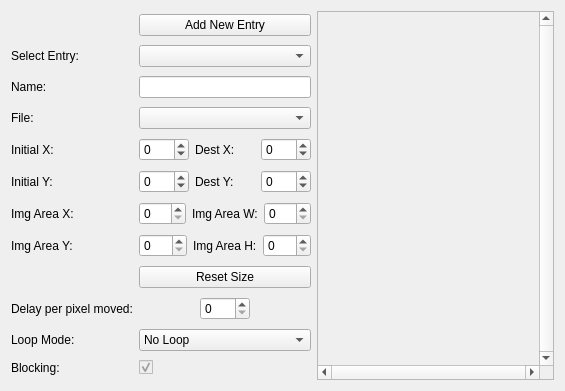
<?xml version="1.0" encoding="UTF-8"?>
<ui version="4.0">
 <class>tab_image</class>
 <widget class="QWidget" name="tab_image">
  <property name="geometry">
   <rect>
    <x>0</x>
    <y>0</y>
    <width>565</width>
    <height>391</height>
   </rect>
  </property>
  <property name="windowTitle">
   <string>Form</string>
  </property>
  <layout class="QVBoxLayout" name="verticalLayout_2">
   <item>
    <layout class="QHBoxLayout" name="horizontalLayout">
     <property name="topMargin">
      <number>0</number>
     </property>
     <item>
      <layout class="QGridLayout" name="gridLayout">
       <item row="4" column="0">
        <widget class="QLabel" name="label_4">
         <property name="text">
          <string>Initial X:</string>
         </property>
        </widget>
       </item>
       <item row="5" column="0">
        <widget class="QLabel" name="label_5">
         <property name="text">
          <string>Initial Y:</string>
         </property>
        </widget>
       </item>
       <item row="7" column="0">
        <widget class="QLabel" name="label_11">
         <property name="text">
          <string>Img Area Y:</string>
         </property>
        </widget>
       </item>
       <item row="6" column="0">
        <widget class="QLabel" name="label_10">
         <property name="text">
          <string>Img Area X:</string>
         </property>
        </widget>
       </item>
       <item row="11" column="0">
        <widget class="QLabel" name="label_14">
         <property name="text">
          <string>Loop Mode:</string>
         </property>
        </widget>
       </item>
       <item row="12" column="0">
        <widget class="QLabel" name="label_9">
         <property name="text">
          <string>Blocking:</string>
         </property>
        </widget>
       </item>
       <item row="10" column="0">
        <widget class="QLabel" name="label_8">
         <property name="text">
          <string>Delay per pixel moved:</string>
         </property>
        </widget>
       </item>
       <item row="1" column="0">
        <widget class="QLabel" name="label">
         <property name="text">
          <string>Select Entry:</string>
         </property>
        </widget>
       </item>
       <item row="2" column="0">
        <widget class="QLabel" name="label_2">
         <property name="text">
          <string>Name:</string>
         </property>
        </widget>
       </item>
       <item row="3" column="0">
        <widget class="QLabel" name="label_3">
         <property name="text">
          <string>File:</string>
         </property>
        </widget>
       </item>
       <item row="4" column="1">
        <layout class="QHBoxLayout" name="horizontalLayout_2">
         <property name="leftMargin">
          <number>0</number>
         </property>
         <item>
          <widget class="QSpinBox" name="init_x_spinBox">
           <property name="maximumSize">
            <size>
             <width>50</width>
             <height>16777215</height>
            </size>
           </property>
           <property name="minimum">
            <number>-999</number>
           </property>
           <property name="maximum">
            <number>999</number>
           </property>
          </widget>
         </item>
         <item>
          <widget class="QLabel" name="label_6">
           <property name="text">
            <string>Dest X:</string>
           </property>
          </widget>
         </item>
         <item>
          <widget class="QSpinBox" name="destx_spinBox">
           <property name="maximumSize">
            <size>
             <width>50</width>
             <height>16777215</height>
            </size>
           </property>
           <property name="minimum">
            <number>-999</number>
           </property>
           <property name="maximum">
            <number>999</number>
           </property>
          </widget>
         </item>
        </layout>
       </item>
       <item row="5" column="1">
        <layout class="QHBoxLayout" name="horizontalLayout_3">
         <item>
          <widget class="QSpinBox" name="init_y_spinBox">
           <property name="maximumSize">
            <size>
             <width>50</width>
             <height>16777215</height>
            </size>
           </property>
           <property name="minimum">
            <number>-999</number>
           </property>
           <property name="maximum">
            <number>999</number>
           </property>
          </widget>
         </item>
         <item>
          <widget class="QLabel" name="label_7">
           <property name="text">
            <string>Dest Y:</string>
           </property>
          </widget>
         </item>
         <item>
          <widget class="QSpinBox" name="desty_spinBox">
           <property name="maximumSize">
            <size>
             <width>50</width>
             <height>16777215</height>
            </size>
           </property>
           <property name="minimum">
            <number>-999</number>
           </property>
           <property name="maximum">
            <number>999</number>
           </property>
          </widget>
         </item>
        </layout>
       </item>
       <item row="6" column="1">
        <layout class="QHBoxLayout" name="horizontalLayout_4">
         <item>
          <widget class="QSpinBox" name="img_area_x">
           <property name="maximumSize">
            <size>
             <width>50</width>
             <height>16777215</height>
            </size>
           </property>
           <property name="maximum">
            <number>320</number>
           </property>
          </widget>
         </item>
         <item>
          <widget class="QLabel" name="label_12">
           <property name="text">
            <string>Img Area W:</string>
           </property>
          </widget>
         </item>
         <item>
          <widget class="QSpinBox" name="img_area_w">
           <property name="maximumSize">
            <size>
             <width>50</width>
             <height>16777215</height>
            </size>
           </property>
           <property name="maximum">
            <number>320</number>
           </property>
          </widget>
         </item>
        </layout>
       </item>
       <item row="7" column="1">
        <layout class="QHBoxLayout" name="horizontalLayout_5">
         <item>
          <widget class="QSpinBox" name="img_area_y">
           <property name="maximumSize">
            <size>
             <width>50</width>
             <height>16777215</height>
            </size>
           </property>
           <property name="maximum">
            <number>240</number>
           </property>
          </widget>
         </item>
         <item>
          <widget class="QLabel" name="label_13">
           <property name="text">
            <string>Img Area H:</string>
           </property>
          </widget>
         </item>
         <item>
          <widget class="QSpinBox" name="img_area_h">
           <property name="maximumSize">
            <size>
             <width>50</width>
             <height>16777215</height>
            </size>
           </property>
           <property name="maximum">
            <number>240</number>
           </property>
          </widget>
         </item>
        </layout>
       </item>
       <item row="10" column="1">
        <layout class="QHBoxLayout" name="horizontalLayout_6">
         <item>
          <widget class="QSpinBox" name="delay_spinBox">
           <property name="maximumSize">
            <size>
             <width>50</width>
             <height>16777215</height>
            </size>
           </property>
           <property name="maximum">
            <number>9999</number>
           </property>
          </widget>
         </item>
        </layout>
       </item>
       <item row="11" column="1">
        <widget class="QComboBox" name="comboBox">
         <item>
          <property name="text">
           <string>No Loop</string>
          </property>
         </item>
         <item>
          <property name="text">
           <string>Continuous Loop</string>
          </property>
         </item>
         <item>
          <property name="text">
           <string>Auto-Reverse Loop</string>
          </property>
         </item>
        </widget>
       </item>
       <item row="12" column="1">
        <widget class="QCheckBox" name="blocking_checkBox">
         <property name="enabled">
          <bool>false</bool>
         </property>
         <property name="text">
          <string/>
         </property>
         <property name="shortcut">
          <string>Ctrl+S</string>
         </property>
         <property name="checked">
          <bool>true</bool>
         </property>
        </widget>
       </item>
       <item row="3" column="1">
        <widget class="QComboBox" name="filename_comboBox"/>
       </item>
       <item row="2" column="1">
        <widget class="QLineEdit" name="name_textEdit"/>
       </item>
       <item row="1" column="1">
        <widget class="QComboBox" name="select_comboBox"/>
       </item>
       <item row="0" column="1">
        <widget class="QPushButton" name="add_Button">
         <property name="text">
          <string>Add New Entry</string>
         </property>
        </widget>
       </item>
       <item row="8" column="1">
        <widget class="QPushButton" name="pushButton">
         <property name="text">
          <string>Reset Size</string>
         </property>
         <property name="icon">
          <iconset>
           <normalon>:/toolbar_icons/task-recurring.png</normalon>
          </iconset>
         </property>
        </widget>
       </item>
      </layout>
     </item>
     <item>
      <widget class="QScrollArea" name="scrollArea">
       <property name="verticalScrollBarPolicy">
        <enum>Qt::ScrollBarAlwaysOn</enum>
       </property>
       <property name="horizontalScrollBarPolicy">
        <enum>Qt::ScrollBarAlwaysOn</enum>
       </property>
       <property name="widgetResizable">
        <bool>true</bool>
       </property>
       <widget class="QWidget" name="scrollAreaWidgetContents">
        <property name="geometry">
         <rect>
          <x>0</x>
          <y>0</y>
          <width>186</width>
          <height>355</height>
         </rect>
        </property>
        <property name="sizePolicy">
         <sizepolicy hsizetype="Expanding" vsizetype="Expanding">
          <horstretch>0</horstretch>
          <verstretch>0</verstretch>
         </sizepolicy>
        </property>
        <widget class="ImageAreaPreview" name="image_preview_widget" native="true">
         <property name="geometry">
          <rect>
           <x>9</x>
           <y>9</y>
           <width>320</width>
           <height>334</height>
          </rect>
         </property>
         <property name="minimumSize">
          <size>
           <width>320</width>
           <height>240</height>
          </size>
         </property>
        </widget>
       </widget>
      </widget>
     </item>
    </layout>
   </item>
  </layout>
 </widget>
 <customwidgets>
  <customwidget>
   <class>ImageAreaPreview</class>
   <extends>QWidget</extends>
   <header>scenes/imageareapreview.h</header>
   <container>1</container>
  </customwidget>
 </customwidgets>
 <resources/>
 <connections/>
</ui>
